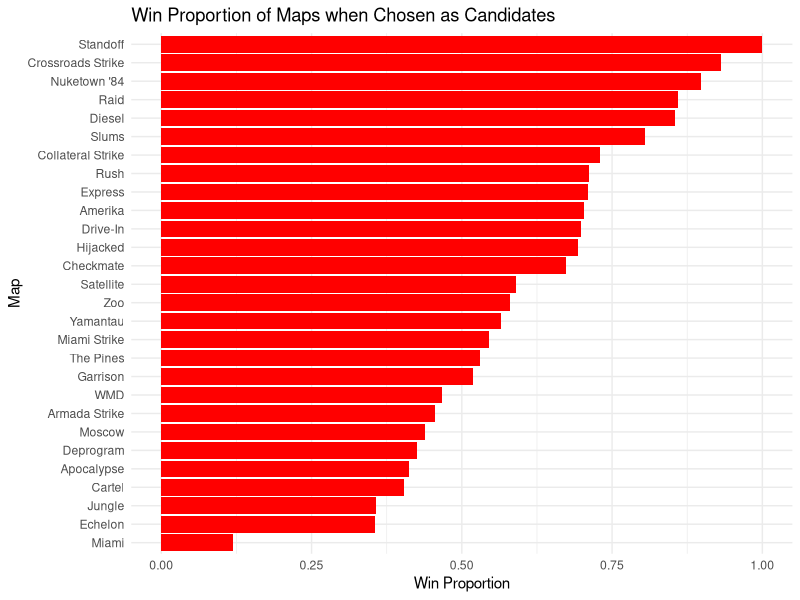
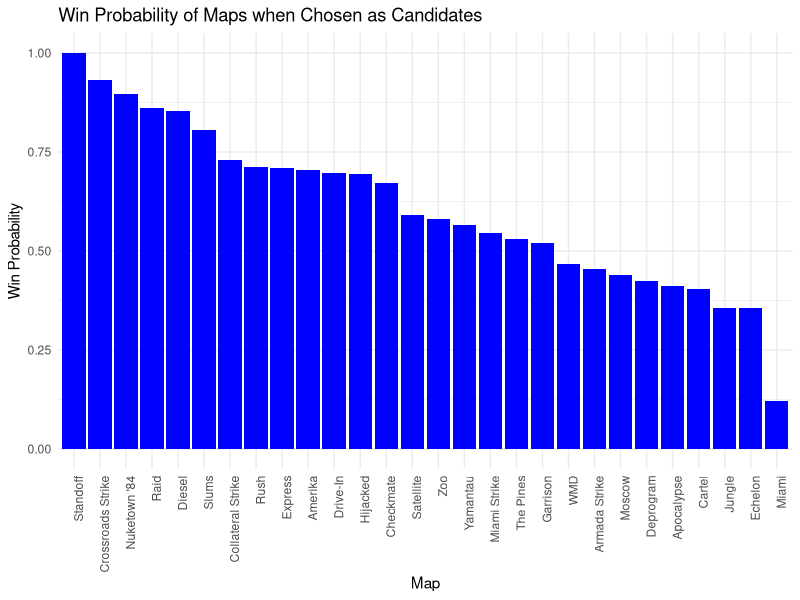
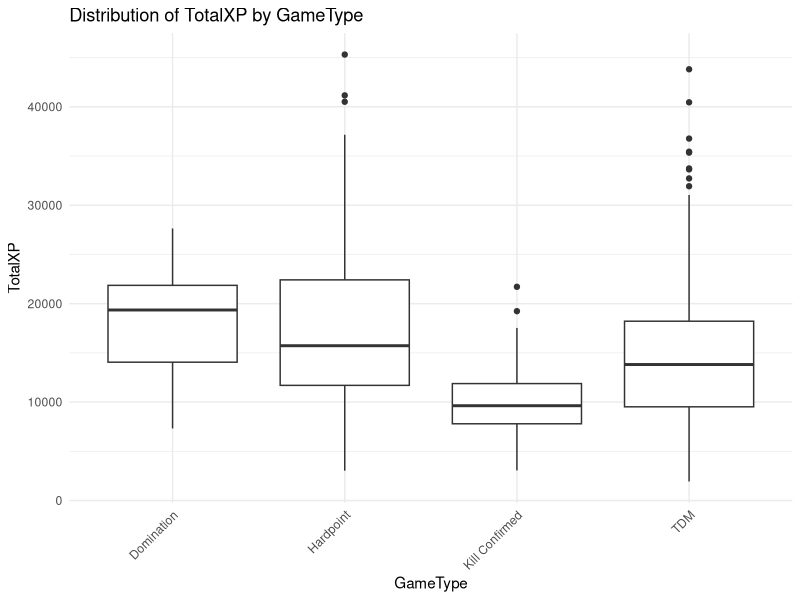
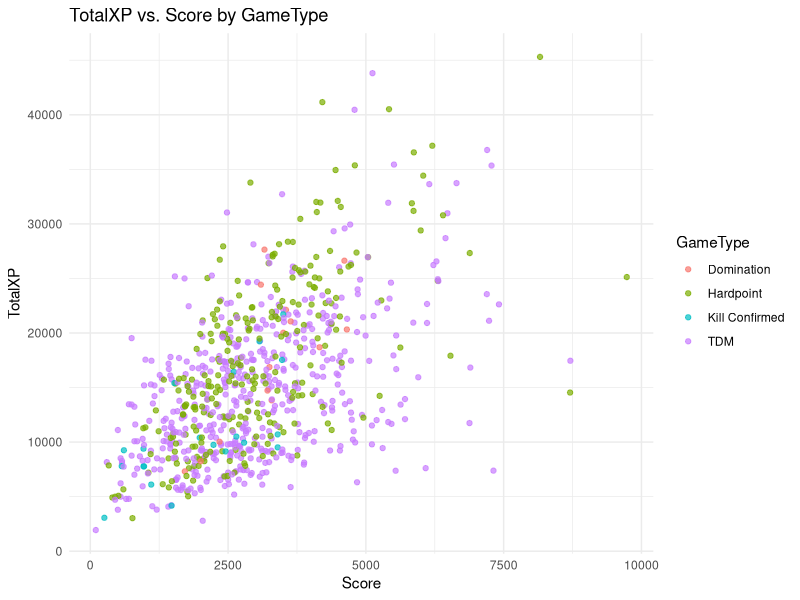
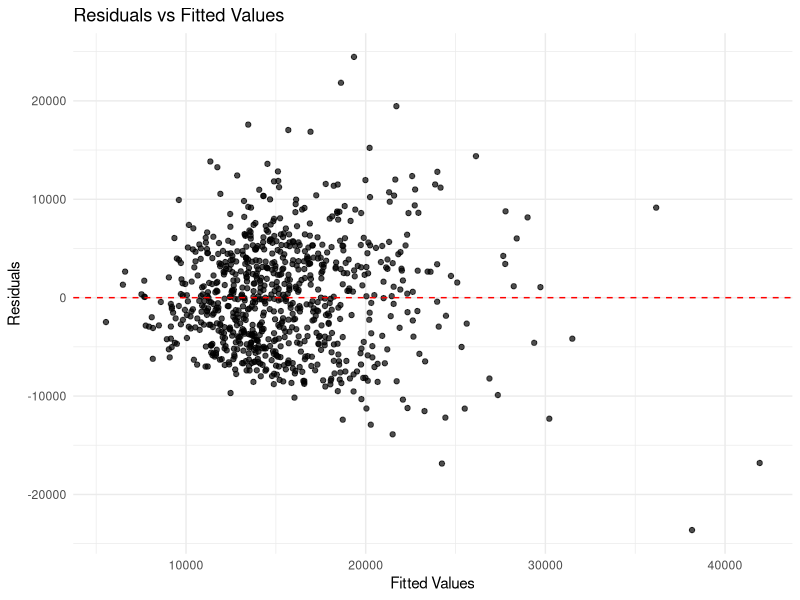
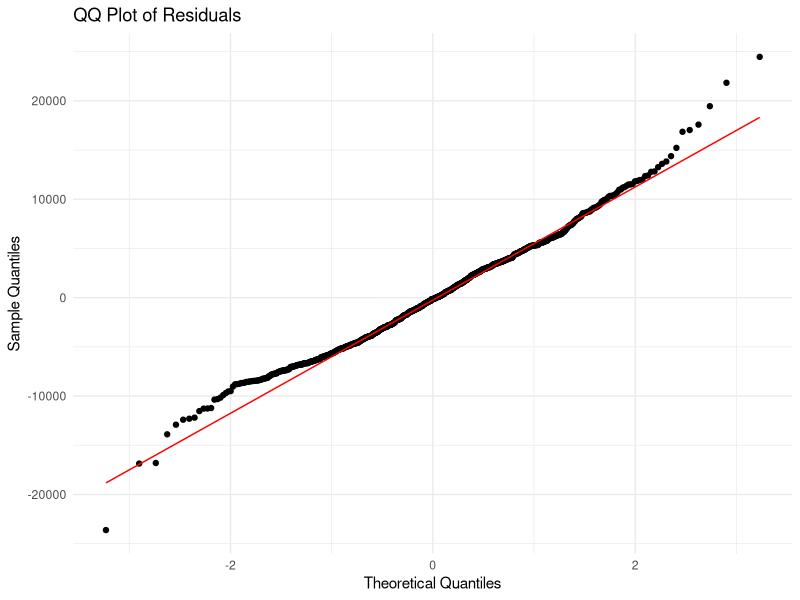
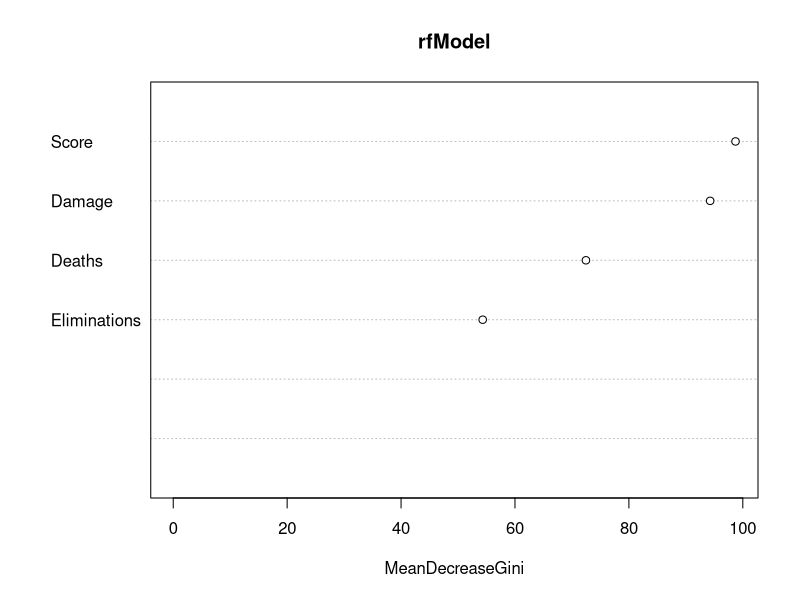

The R source for these figures, in order:
## ---- chunk 1
knitr::opts_chunk$set(echo = TRUE)
## ---- chunk 2
remove(list = ls())
#Loading in Essential Libraries
library(tidyverse)
library(ggplot2)
library(e1071)
library(caTools)
library(caret)
library(randomForest)
## ---- chunk 3
#Loading in the Dataxdsw3
game_modes_df <- read.csv("CODGameModes.csv", stringsAsFactors = FALSE)
games_p1_df <- read.csv("CODGames_p1_380.csv", stringsAsFactors = FALSE)
games_p2_df <- read.csv("CODGames_p2_380.csv", stringsAsFactors = FALSE)
maps_df <- read.csv("CODMaps.csv", stringsAsFactors = FALSE)
## ---- chunk 4
# Combine datasets
combined <- bind_rows(games_p1_df, games_p2_df)

# Clean column names and map names
combined <- combined %>%
  rename_with(trimws) %>%
  mutate(
    Map1 = trimws(Map1),
    Map2 = trimws(Map2),
    Choice = trimws(Choice)
  )

maps_df <- maps_df %>%
  rename_with(trimws) %>%
  mutate(Name = trimws(Name))

valid_maps <- maps_df$Name

# Correct map names using a function
correct_map_name <- function(map_name, valid_names) {
  if (is.na(map_name)) return(map_name)
  for (valid_name in valid_names) {
    if (tolower(map_name) == tolower(valid_name)) {
      return(valid_name)
    }
  }
  return(NA)
}

# Apply the correction to Map1, Map2, and Choice
combined <- combined %>%
  mutate(
    Map1 = sapply(Map1, correct_map_name, valid_names = valid_maps),
    Map2 = sapply(Map2, correct_map_name, valid_names = valid_maps),
    Choice = sapply(Choice, correct_map_name, valid_names = valid_maps)
  )

## ---- chunk 5
# Count total appearances as candidate (Map1 and Map2)
map_candidate_counts <- combined %>%
  pivot_longer(cols = c(Map1, Map2), names_to = "Position", values_to = "Map") %>%
  filter(!is.na(Map)) %>%
  count(Map, name = "CandidateCount")

# Count total wins
map_wins <- combined %>%
  filter(!is.na(Choice)) %>%
  count(Choice, name = "WinCount")

# Merge the counts and calculate win proportion
map_stats <- map_candidate_counts %>%
  full_join(map_wins, by = c("Map" = "Choice")) %>%
  mutate(
    WinCount = replace_na(WinCount, 0),
    WinProportion = WinCount / CandidateCount
  ) %>%
  arrange(desc(WinProportion))

# Display the table
print(map_stats)
## ---- chunk 6
# Bar chart for Win Proportion with Map on y-axis and Proportion on x-axis
ggplot(map_stats, aes(x = WinProportion, y = reorder(Map, WinProportion))) +
  geom_bar(stat = "identity", fill="red") +
  theme_minimal() +
  labs(
    title = "Win Proportion of Maps when Chosen as Candidates",
    x = "Win Proportion",
    y = "Map"
  )
## ---- chunk 7
library(dplyr)
library(ggplot2)
library(tidyr)

# Load data
game_modes_df <- read.csv("CODGameModes.csv")
games_p1_df <- read.csv("CODGames_p1_380.csv")
games_p2_df <- read.csv("CODGames_p2_380.csv")
maps_df <- read.csv("CODMaps.csv")

# Combine datasets
games_df <- bind_rows(games_p1_df, games_p2_df)
## ---- chunk 8
# Clean column names and map names
games_df <- games_df %>%
  rename_with(trimws) %>%
  mutate(
    Map1 = trimws(Map1),
    Map2 = trimws(Map2),
    Choice = trimws(Choice)
  )

maps_df <- maps_df %>%
  rename_with(trimws) %>%
  mutate(Name = trimws(Name))

valid_maps <- maps_df$Name

# Function to correct map names
correct_map_name <- function(map_name, valid_names) {
  if (is.na(map_name)) return(map_name)
  for (valid_name in valid_names) {
    if (tolower(map_name) == tolower(valid_name)) {
      return(valid_name)
    }
  }
  return(NA)  # Replace invalid names with NA
}

# Correct map names
games_df <- games_df %>%
  mutate(
    Map1 = sapply(Map1, correct_map_name, valid_names = valid_maps),
    Map2 = sapply(Map2, correct_map_name, valid_names = valid_maps),
    Choice = sapply(Choice, correct_map_name, valid_names = valid_maps)
  )
## ---- chunk 9
# Count total occurrences of each map as a candidate
map_candidate_counts <- games_df %>%
  pivot_longer(cols = c(Map1, Map2), names_to = "Position", values_to = "Map") %>%
  filter(!is.na(Map)) %>%
  count(Map, name = "CandidateCount")

# Count total wins for each map
map_wins <- games_df %>%
  filter(!is.na(Choice)) %>%
  count(Choice, name = "WinCount")
## ---- chunk 10
# Merge counts and calculate win probabilities
map_stats <- map_candidate_counts %>%
  full_join(map_wins, by = c("Map" = "Choice")) %>%
  mutate(
    WinCount = replace_na(WinCount, 0),
    CandidateCount = replace_na(CandidateCount, 0),
    WinProbability = ifelse(CandidateCount > 0, WinCount / CandidateCount, 0)
  ) %>%
  arrange(desc(WinProbability))

# Debugging: Print counts to verify no missing values or misaggregations
print("Map Candidate Counts:")
print(map_candidate_counts)

print("Map Wins:")
print(map_wins)

print("Final Map Stats:")
print(map_stats)
## ---- chunk 11
# Visualization of Win Probabilities
ggplot(map_stats, aes(x = reorder(Map, -WinProbability), y = WinProbability)) +
  geom_bar(stat = "identity", fill = "blue") +
  theme_minimal() +
  theme(axis.text.x = element_text(angle = 90, hjust = 1)) +
  labs(
    title = "Win Probability of Maps when Chosen as Candidates",
    x = "Map",
    y = "Win Probability"
  )
## ---- chunk 12
# Clean GameType to merge HC and non-HC variants
combined <- combined %>%
  mutate(GameType = str_remove(GameType, "HC - ")) %>%
  mutate(GameType = str_trim(GameType))
## ---- chunk 13
combined %>%
  group_by(GameType) %>%
  summarize(
    MeanXP = mean(TotalXP, na.rm = TRUE),
    MedianXP = median(TotalXP, na.rm = TRUE),
    Count = n()
  ) %>%
  arrange(desc(MeanXP))
## ---- chunk 14
ggplot(combined, aes(x = GameType, y = TotalXP)) +
  geom_boxplot() +
  theme_minimal() +
  labs(
    title = "Distribution of TotalXP by GameType",
    x = "GameType",
    y = "TotalXP"
  ) +
  theme(axis.text.x = element_text(angle = 45, hjust = 1))
## ---- chunk 15
ggplot(combined, aes(x = Score, y = TotalXP, color = GameType)) +
  geom_point(alpha = 0.7) +
  theme_minimal() +
  labs(
    title = "TotalXP vs. Score by GameType",
    x = "Score",
    y = "TotalXP",
    color = "GameType"
  )
## ---- chunk 16
base_model <- lm(TotalXP ~ Score + GameType, data = combined)
summary(base_model)
## ---- chunk 17

improved_model <- lm(TotalXP ~ Score * GameType, data = combined)
summary(improved_model)

# Ensure residuals and fitted values match the dataset size
combined <- combined %>%
  filter(!is.na(TotalXP) & !is.na(Score)) %>%
  mutate(
    residuals = residuals(improved_model),
    fitted = fitted(improved_model)
  )
## ---- chunk 18
ggplot(combined, aes(x = fitted, y = residuals)) +
  geom_point(alpha = 0.7) +
  geom_hline(yintercept = 0, color = "red", linetype = "dashed") +
  theme_minimal() +
  labs(
    title = "Residuals vs Fitted Values",
    x = "Fitted Values",
    y = "Residuals"
  )
## ---- chunk 19
ggplot(combined, aes(sample = residuals)) +
  geom_qq() +
  geom_qq_line(color = "red") +
  theme_minimal() +
  labs(
    title = "QQ Plot of Residuals",
    x = "Theoretical Quantiles",
    y = "Sample Quantiles"
  )
## ---- chunk 20
split <- function(X) {
  # Handle missing values
  
  if (is.na(X) || X == "") {
    return(c(NA, NA))
  }
  
  # Split the string
  parts <- unlist(strsplit(X, "-"))
  
  # Convert to numeric and return
  return(as.numeric(parts))
}
## ---- chunk 21
# Apply the function to all of the results and store the results in a new data frame 
results <- sapply(X = combined$Result, FUN = split)

## ---- chunk 22
# Store results as a data frame to create the Won variable
Results <- data.frame(
  Result = combined$Result,
  Player = results[1, ],
  Opposition = results[2, ]) %>%
  mutate(Won = ifelse(Player > Opposition, "Yes","No"))

combined$Won <- Results$Won

# Keep only the indices with no na's
combined <- combined[!is.na(combined$Won), ]
  
# Check the first 5 rows
combined %>%
  select(Result, Won) %>%
  head(5)
## ---- chunk 23
# Create indicator for Won
combined <- 
  combined %>%
  mutate(Won_bit = ifelse(Won == "Yes", 1, 0))

# Check to make sure there are no na's
sum(is.na(combined$Won_bit))
## ---- chunk 24
# Create Train and Test split
set.seed(123)
trainInd <- sample(1:nrow(combined), floor(0.8 * nrow(combined)))
set.seed(NULL)

Train <- combined[trainInd, ]
Validation <- combined[-trainInd, ]
## ---- chunk 25
set.seed(123)

# Random forest model
rfModel <- randomForest(as.factor(Won) ~ Eliminations+Deaths+Score+Damage, 
                        data = Train, 
                        ntree = 500, 
                        mtry = 3)

# Logistic regression model
logModel <- glm(Won_bit ~ Eliminations+Deaths+Score+Damage, family = binomial, data = Train)

# Naive Bayes Model
bayesModel <- naiveBayes(Won ~ Eliminations+Deaths+Score+Damage, data = Train)

set.seed(NULL)
## ---- chunk 26
# For Random Forest
varImpPlot(rfModel, n.var = 6)
## ---- chunk 27
# For Logistic Regression
summary(logModel)
## ---- chunk 28
# Generate results for Random Forest Model
predWon <- predict(rfModel, newdata = Validation)
  
#Create confusion matrix
table(predWon, Validation$Won)

#Calculate accuracy
mean(predWon == Validation$Won)
## ---- chunk 29
# Generate results for Logistic Regression Model

# Establish threshold
threshold <- 0.50

# Generate predictions
pred_prob <- predict(logModel, newdata = Validation, type = "response")

#  
pred_won <- ifelse(pred_prob > threshold, "Yes", "No")

#Create confusion matrix
table(pred_won, Validation$Won)

#Calculate accuracy
mean(pred_won == Validation$Won)
## ---- chunk 30
# Generate results for Naive Bayes Model
y_pred <- predict(bayesModel, newdata = Validation)
cm <- table(Validation$Won, y_pred)
confusionMatrix(cm)
